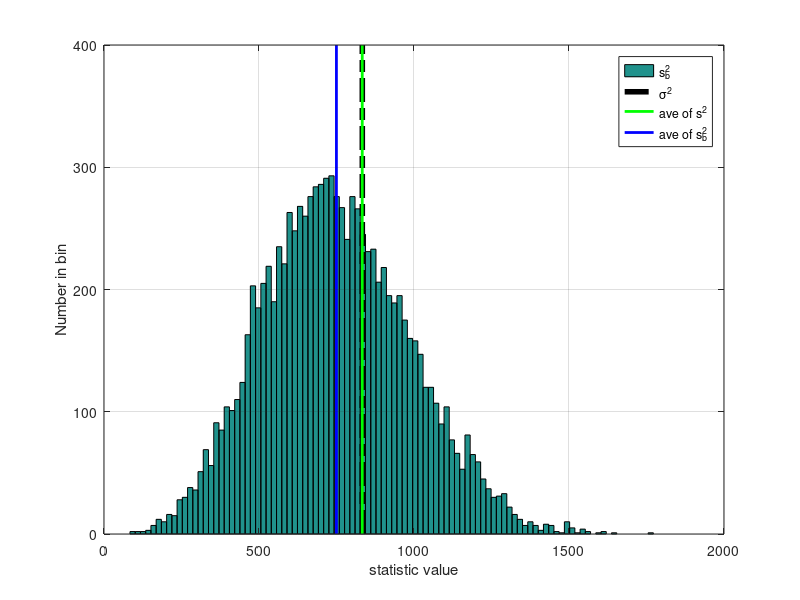

This figure's MATLAB source: (Note: this script raises an error after producing the figure.)
clear;
% The population is the numbers 1 through 100.
X = [1:100];                 
% The test statistic computed using population
a = (1/100)*sum((X-mean(X)).^2);
% A sample
x = randsample(100,10,true); 
% The test statistic computed using sample
b = (1/10)*sum((x-mean(x)).^2);

fprintf('a = %.2f, b = %.2f\n',a,b);

n = 4;
for i = 1:10^n
  x = randsample(100,10,true);    % A sample
  b = (1/10)*sum((x-mean(x)).^2); % un-biased estimate
  bu = (1/9)*sum((x-mean(x)).^2); % biased estimate
  B(i) = b;
  Bu(i) = bu;
end
figure(1);clf
 hist(B,100);hold on;grid on;
 yt = get(gca,'YTick');
 plot([a,a],[0,yt(end)+100],'k-.','LineWidth',4);hold on;
 plot([mean(Bu),mean(Bu)],[0,yt(end)+100],'g-','LineWidth',2);
 plot([mean(B),mean(B)],[0,yt(end)+100],'b-','LineWidth',2);

 %title(sprintf('Histogram of biased for 10^%d batches',n));
 xlabel('statistic value')
 ylabel('Number in bin')
 legend('s_b^2','\sigma^2',...
	'ave of s^2',...
	'ave of s_b^2');
 grid on;
 plotcmds('bias');
 mean(B)/mean(Bu)
